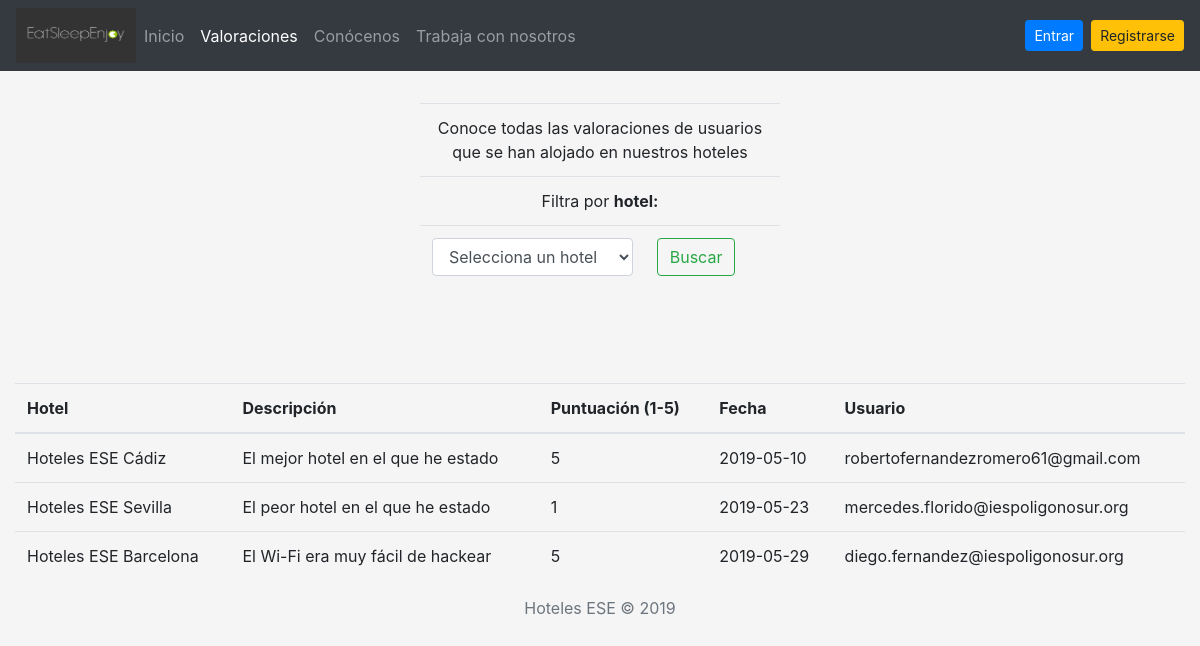
The page /Hito4/scripts/php/controller/cargarValoraciones.php on the database its author committed.
### tables this page shows
CREATE TABLE VALORACIONES (
    id                INTEGER AUTO_INCREMENT NOT NULL PRIMARY KEY,
    descripcion       VARCHAR(100) NOT NULL,
    puntuacion        INTEGER NOT NULL,
    fecha             DATE NOT NULL,
    hoteles_id        INTEGER NOT NULL,
    usuarios_correo   VARCHAR(100) NOT NULL,
    reservas_id       INTEGER NOT NULL,
    FOREIGN KEY (hoteles_id) REFERENCES hoteles (id) ON DELETE CASCADE,
    FOREIGN KEY (usuarios_correo) REFERENCES usuarios (correo) ON DELETE CASCADE,
    FOREIGN KEY (reservas_id) REFERENCES reservas (id) ON DELETE CASCADE
);

CREATE TABLE HOTELES (
    id                   INTEGER AUTO_INCREMENT NOT NULL PRIMARY KEY,
    nombre               VARCHAR(50) NOT NULL,
    descripcion          VARCHAR(1000),
    ciudad               VARCHAR(50) NOT NULL,
    calle                VARCHAR(50) NOT NULL,
    numero               INTEGER NOT NULL,
    cod_postal           INTEGER NOT NULL,
    estrellas            INTEGER NOT NULL,
    garaje               CHAR(1) NOT NULL,
    piscina              CHAR(1) NOT NULL,
    wifi                 CHAR(1) NOT NULL
);

### Hito4/scripts/php/model/Valoraciones.php (called while the page is built, shortened)
<?php
	class Valoraciones {
		private $descripcion;
		private $puntuacion;
		private $fecha;
		private $usuarios_correo;
		function __construct($fila) {
			$this->descripcion = $fila["descripcion"];
			$this->puntuacion = $fila["puntuacion"];
			$this->fecha = $fila["fecha"];
			$this->usuarios_correo = $fila["usuarios_correo"];
		}
		public function getDescripcion() {
			return $this->descripcion;
		}
		public function getPuntuacion() {
			return $this->puntuacion;
		}
		public function getFecha() {
			return $this->fecha;
		}
		public function getUsuariosCorreo() {
			return $this->usuarios_correo;
		}
		public static function getValoraciones($idHotel) {
			$conexion = Conexion::conexionBD();
			if ($idHotel != 0) {
				$sql = "SELECT * FROM valoraciones WHERE hoteles_id = '$idHotel'";
			} else {
				$sql = "SELECT * FROM valoraciones";
			}
			$resultado = $conexion->query($sql);
			$valoraciones = [];
			while ($registros = $resultado->fetch()) {
				$valoraciones[] = new Valoraciones($registros);
			}
			return $valoraciones;
		}
	}
?>

### Hito4/scripts/php/model/Hoteles.php (called while the page is built, shortened)
<?php
	class Hoteles {
		private $nombre;
		function __construct($fila) {
			$this->nombre = $fila["nombre"];
		}
		public function getNombre() {
			return $this->nombre;
		}
		public static function buscarHotel($id) {
			$conexion = Conexion::conexionBD();
			$sql = "SELECT * FROM hoteles WHERE id LIKE '$id'";
			$resultado = $conexion->query($sql);
			$fila = $resultado->fetch();
			return $fila;
		}
	}
?>

### Hito4/scripts/php/view/vistaOpiniones.php (the view, shortened to what this page needs)
<!DOCTYPE html>
<html lang="es">
	<head>
		<link rel="stylesheet" type="text/css" href="../../../style/main.css">
		<link rel="stylesheet" type="text/css" href="../../../lib/bootstrap.min.css">
		<link rel="stylesheet" type="text/css" href="../../../lib/floating-labels.css">
	</head>
	<body>
		<main class="container-fluid">
			<header class="row">
				<nav class="navbar navbar-expand-sm navbar-dark bg-dark fixed-top">
					<img src="../../../images/logo.jpg" width="120" height="55">
					<div class="collapse navbar-collapse" id="menu">
						<ul class="navbar-nav">
							<li class="nav-item">
								<a href="../../../index.php" class="nav-link">Inicio</a>
							</li>
							<li class="nav-item active">
								<a href="./cargarReservas.php" class="nav-link" data-toggle="tooltip" data-html="true" title="¡Conoce las opiniones de nuestros clientes!">Valoraciones</a>
							</li>
							<li class="nav-item">
								<a href="" class="nav-link" data-toggle="tooltip" data-html="true" title="¡Conoce la historia de Hoteles ESE!">Conócenos</a>
							</li>
							<li class="nav-item">
								<a href="" class="nav-link" data-toggle="tooltip" data-html="true" title="¡Contáctanos y trabaja con nosotros!">Trabaja con nosotros</a>
							</li>
						</ul>
					</div>
					<form class="form-inline">
						<?php
							if (!isset($_SESSION["usuario"])) {
						?>
						<a href="#" data-toggle="tooltip" data-html="true" title="¡Inicia sesión y haz tu reserva!">
							<input class="btn btn-primary btn-sm mr-2" data-toggle="modal" data-target="#entrar" type="button" value="Entrar">
						</a>
						<a href="#" data-toggle="tooltip" data-html="true" title="¡Regístrate para poder reservar!">
							<input class="btn btn-warning btn-sm" data-toggle="modal" data-target="#registro" type="button" value="Registrarse">
						</a>
						<?php
							}
						?>
					</form>
				</nav>
			</header>
			<?php
				if ($data != null) {
			?>
			<header class="row justify-content-center mt-5 mb-4">
				<form class="form-signin" method="post" action="./cargarValoracionesHotel.php">
					<div class="col-md-12 form-group">
						<div class="table-responsive">
							<table class="table">
								<thead>
									<tr>
										<td class="text-center" colspan="2">
											Conoce todas las valoraciones de usuarios que se han alojado en nuestros hoteles
										</td>
									</tr>
									<tr>
										<td class="text-center" colspan="2">
											Filtra por <b>hotel:</b>
										</td>
									</tr>
									<tr>
										<td>
											<select class="form-control" required name="hoteles">
												<option value="">Selecciona un hotel</option>
											</select>
										</td>
										<td>
											<button class="btn btn-outline-success my-2 my-sm-0" type="submit">Buscar</button>
										</td>
									</tr>
								</thead>
							</table>
						</div>
					</div>
				</form>
			</header>
			<section class="row justify-content-center mt-5">
				<div class="col-md-12">
					<div class="table-responsive">
						<table class="table">
							<thead>
								<tr>
									<th scope="col">Hotel</th>
									<th scope="col">Descripción</th>
									<th scope="col">Puntuación (1-5)</th>
									<th scope="col">Fecha</th>
									<th scope="col">Usuario</th>
								</tr>
							</thead>
							<tbody>
								<?php
									foreach ($data as $valoraciones) {
										$data = Hoteles::buscarHotel($valoraciones->getHotelesId());
										$hotel = new Hoteles($data);
								?>
								<tr>
									<td><?=$hotel->getNombre()?></td>
									<td><?=$valoraciones->getDescripcion()?></td>
									<td><?=$valoraciones->getPuntuacion()?></td>
									<td><?=$valoraciones->getFecha()?></td>
									<td><?=$valoraciones->getUsuariosCorreo()?></td>
								</tr>
								<?php
									}
								?>
							</tbody>
						</table>
					</div>
				</div>
			</section>
			<?php
				} else {
			?>
			<header class="row justify-content-center mt-5 mb-4">
				<h3 class="text-center mt-5">Lo sentimos. Por el momento no hay valoraciones de ninguno de nuestros hoteles.</h3>
			</header>
			<?php
				}
			?>
			<footer class="text-muted">
				<div class="container text-center">
					<p>Hoteles ESE &copy; 2019</p>
				</div>
			</footer>
		</main>
	</body>
</html>

### Hito4/style/main.css (style rules this page uses)
a, span { cursor: pointer; }
th, td { padding: 10px; }
table { margin: auto; }

### rows shown on the page
valoraciones: hoteles.nombre "Hoteles ESE Cádiz", descripcion "El mejor hotel en el que he estado", puntuacion "5", fecha "2019-05-10", usuarios_correo "robertofernandezromero61@gmail.com"
valoraciones: hoteles.nombre "Hoteles ESE Sevilla", descripcion "El peor hotel en el que he estado", puntuacion "1", fecha "2019-05-23", usuarios_correo "mercedes.florido@iespoligonosur.org"
valoraciones: hoteles.nombre "Hoteles ESE Barcelona", descripcion "El Wi-Fi era muy fácil de hackear", puntuacion "5", fecha "2019-05-29", usuarios_correo "diego.fernandez@iespoligonosur.org"
